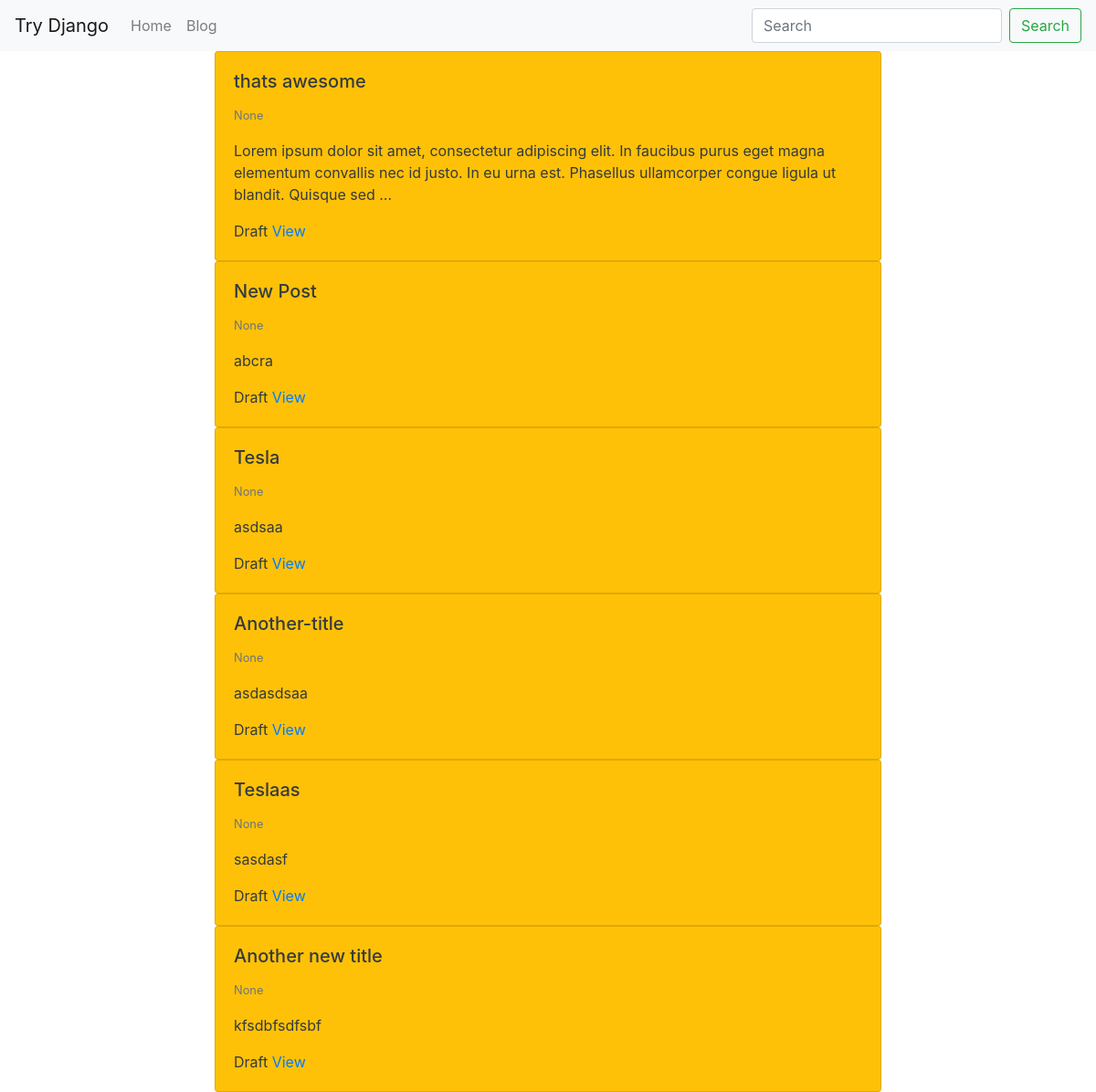
The app's page /blog/ (signed in), older data.
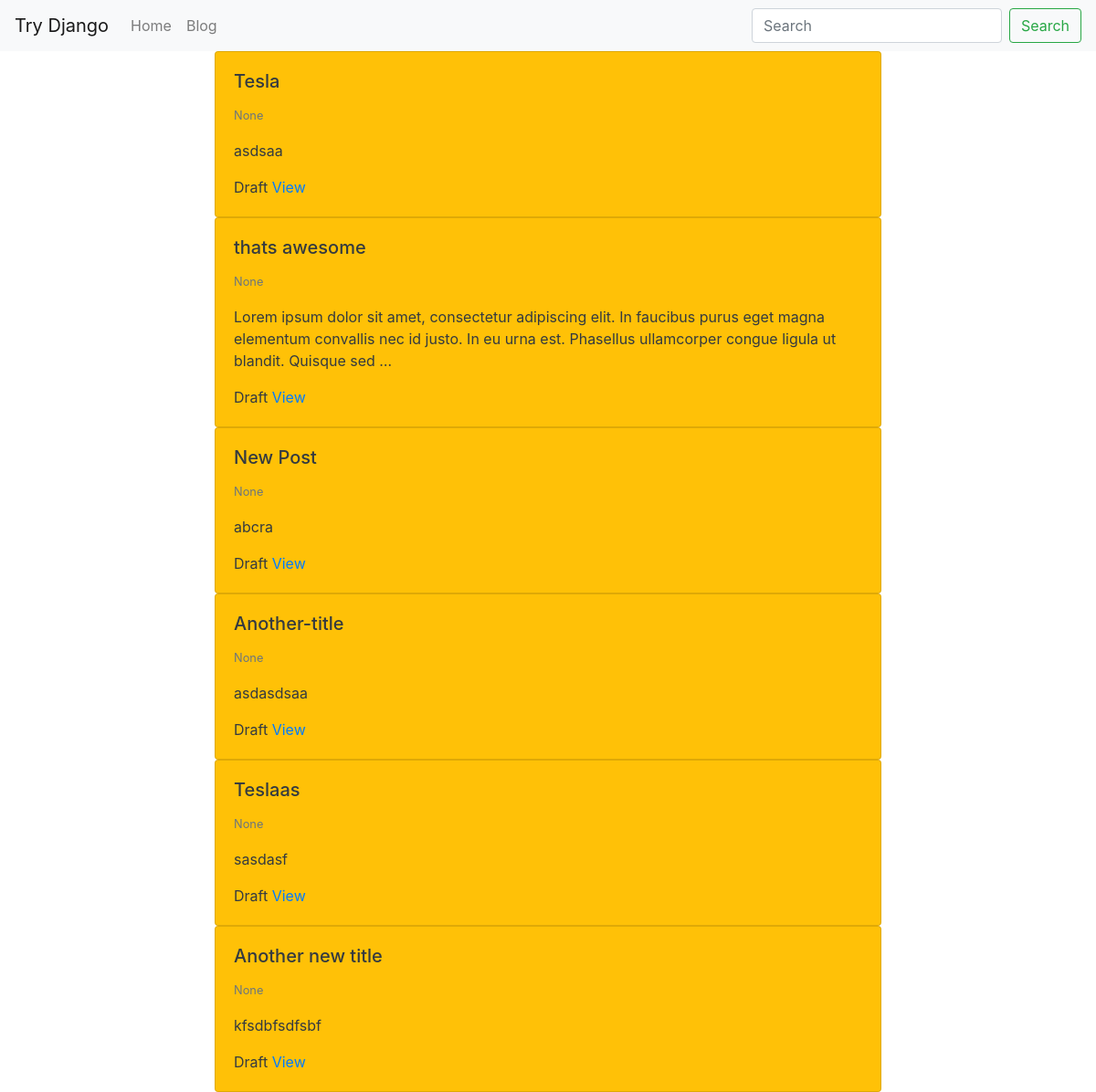
The same page, newer data.
### blog/models.py (models this page shows, shortened)
class BlogPost(models.Model): # blogpost_set -> queryset
    user    = models.ForeignKey(User, default=1, null=True, on_delete=models.SET_NULL)
    image   = models.ImageField(upload_to='image/', blank=True, null=True)
    title  = models.CharField(max_length=120)
    slug   = models.SlugField(unique=True) # hello world -> hello-world
    content  = models.TextField(null=True, blank=True)
    publish_date = models.DateTimeField(auto_now=False, auto_now_add=False, null=True, blank=True)
    timestamp = models.DateTimeField(auto_now_add=True)
    updated = models.DateTimeField(auto_now=True)
    objects = BlogPostManager()
    class Meta:
        ordering = ['-publish_date', '-updated', '-timestamp']
    def get_absolute_url(self):
        return f"/blog/{self.slug}"

### blog/views.py (the view)
# urls.py: path('', blog_post_list_view),
def blog_post_list_view(request):
    qs = BlogPost.objects.all().published()
    if request.user.is_authenticated:
        my_qs = BlogPost.objects.filter(user=request.user)
        qs = (qs | my_qs).distinct()
    template_name="blog/list.html"
    context={'object_list':qs}
    return render(request,template_name,context)

### blog/models.py (called while the page is built)
    def published(self):
        now = timezone.now()
        return self.filter(publish_date__lte=now)

    def get_queryset(self):
        return BlogPostQuerySet(self.model, using=self._db)

### blog/templates/blog/list.html
{% extends "base.html" %}
{% block content %}
<div class="row">
    {% for object in object_list %}
    {% include 'blog/list-inline.html' with blog_post=object truncate=True detail=False %}
    {% endfor %}
</div>
{% endblock %}

### blog/templates/blog/list-inline.html (shortened to what this page needs)
<div class='col-12 col-md-8 mx-auto'>
    <div class="card {% if not blog_post.publish_date %} bg-warning text-dark {% endif %}">
        <div class="card-body">
            <h5 class="card-title">{{ blog_post.title }}</h5>
            <p class="card-text">
                <small class="text-muted">{{ blog_post.publish_date }}</small>
                {% if truncate %}
                {{ blog_post.content| linebreaks| truncatewords:30 }}
                {% else %}
                {{ blog_post.content| linebreaks }}
                {% endif %}
            </p>
            {% if not detail %}
                {% if not blog_post.publish_date %} Draft {% endif %}
                <a href="{{ blog_post.get_absolute_url }}">View</a>
            {% endif %}
        </div>
    </div>
</div>

Row changes from the older to the newer data that the page shows:
changed BlogPost "Tesla": moves up the list
